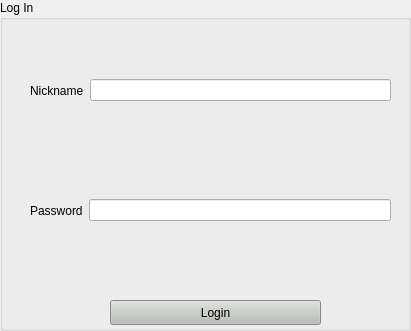
   <widget class="QGroupBox" name="LogInForm">
    <property name="geometry">
     <rect>
      <x>400</x>
      <y>80</y>
      <width>411</width>
      <height>331</height>
     </rect>
    </property>
    <property name="palette">
     <palette>
      <active>
       <colorrole role="Text">
        <brush brushstyle="SolidPattern">
         <color alpha="255">
          <red>0</red>
          <green>0</green>
          <blue>0</blue>
         </color>
        </brush>
       </colorrole>
       <colorrole role="PlaceholderText">
        <brush brushstyle="SolidPattern">
         <color alpha="128">
          <red>0</red>
          <green>0</green>
          <blue>0</blue>
         </color>
        </brush>
       </colorrole>
      </active>
      <inactive>
       <colorrole role="Text">
        <brush brushstyle="SolidPattern">
         <color alpha="255">
          <red>0</red>
          <green>0</green>
          <blue>0</blue>
         </color>
        </brush>
       </colorrole>
       <colorrole role="PlaceholderText">
        <brush brushstyle="SolidPattern">
         <color alpha="128">
          <red>0</red>
          <green>0</green>
          <blue>0</blue>
         </color>
        </brush>
       </colorrole>
      </inactive>
      <disabled>
       <colorrole role="Text">
        <brush brushstyle="SolidPattern">
         <color alpha="127">
          <red>255</red>
          <green>255</green>
          <blue>255</blue>
         </color>
        </brush>
       </colorrole>
       <colorrole role="PlaceholderText">
        <brush brushstyle="SolidPattern">
         <color alpha="128">
          <red>231</red>
          <green>231</green>
          <blue>231</blue>
         </color>
        </brush>
       </colorrole>
      </disabled>
     </palette>
    </property>
    <property name="layoutDirection">
     <enum>Qt::LeftToRight</enum>
    </property>
    <property name="styleSheet">
     <string notr="true">
font: italic 15pt &quot;Ubuntu Condensed&quot;
</string>
    </property>
    <property name="title">
     <string>Log In</string>
    </property>
    <widget class="QWidget" name="horizontalLayoutWidget">
     <property name="geometry">
      <rect>
       <x>30</x>
       <y>40</y>
       <width>361</width>
       <height>101</height>
      </rect>
     </property>
     <layout class="QHBoxLayout" name="horizontalLayout">
      <item>
       <widget class="QLabel" name="label">
        <property name="palette">
         <palette>
          <active>
           <colorrole role="WindowText">
            <brush brushstyle="SolidPattern">
             <color alpha="255">
              <red>0</red>
              <green>0</green>
              <blue>0</blue>
             </color>
            </brush>
           </colorrole>
           <colorrole role="Button">
            <brush brushstyle="SolidPattern">
             <color alpha="255">
              <red>0</red>
              <green>0</green>
              <blue>0</blue>
             </color>
            </brush>
           </colorrole>
           <colorrole role="Base">
            <brush brushstyle="SolidPattern">
             <color alpha="255">
              <red>0</red>
              <green>0</green>
              <blue>0</blue>
             </color>
            </brush>
           </colorrole>
           <colorrole role="Window">
            <brush brushstyle="SolidPattern">
             <color alpha="255">
              <red>0</red>
              <green>0</green>
              <blue>0</blue>
             </color>
            </brush>
           </colorrole>
          </active>
          <inactive>
           <colorrole role="WindowText">
            <brush brushstyle="SolidPattern">
             <color alpha="255">
              <red>0</red>
              <green>0</green>
              <blue>0</blue>
             </color>
            </brush>
           </colorrole>
           <colorrole role="Button">
            <brush brushstyle="SolidPattern">
             <color alpha="255">
              <red>0</red>
              <green>0</green>
              <blue>0</blue>
             </color>
            </brush>
           </colorrole>
           <colorrole role="Base">
            <brush brushstyle="SolidPattern">
             <color alpha="255">
              <red>0</red>
              <green>0</green>
              <blue>0</blue>
             </color>
            </brush>
           </colorrole>
           <colorrole role="Window">
            <brush brushstyle="SolidPattern">
             <color alpha="255">
              <red>0</red>
              <green>0</green>
              <blue>0</blue>
             </color>
            </brush>
           </colorrole>
          </inactive>
          <disabled>
           <colorrole role="WindowText">
            <brush brushstyle="SolidPattern">
             <color alpha="127">
              <red>255</red>
              <green>255</green>
              <blue>255</blue>
             </color>
            </brush>
           </colorrole>
           <colorrole role="Button">
            <brush brushstyle="SolidPattern">
             <color alpha="255">
              <red>0</red>
              <green>0</green>
              <blue>0</blue>
             </color>
            </brush>
           </colorrole>
           <colorrole role="Base">
            <brush brushstyle="SolidPattern">
             <color alpha="255">
              <red>0</red>
              <green>0</green>
              <blue>0</blue>
             </color>
            </brush>
           </colorrole>
           <colorrole role="Window">
            <brush brushstyle="SolidPattern">
             <color alpha="255">
              <red>0</red>
              <green>0</green>
              <blue>0</blue>
             </color>
            </brush>
           </colorrole>
          </disabled>
         </palette>
        </property>
        <property name="styleSheet">
         <string notr="true">#label{
font: italic 11pt &quot;Ubuntu Condensed&quot;;

}</string>
        </property>
        <property name="text">
         <string>Nickname</string>
        </property>
       </widget>
      </item>
      <item>
       <widget class="QLineEdit" name="usernameLogin">
        <property name="layoutDirection">
         <enum>Qt::RightToLeft</enum>
        </property>
        <property name="styleSheet">
         <string notr="true">#label_nickname {
background: rgb(186, 189, 182);
}</string>
        </property>
        <property name="alignment">
         <set>Qt::AlignRight|Qt::AlignTrailing|Qt::AlignVCenter</set>
        </property>
       </widget>
      </item>
     </layout>
    </widget>
    <widget class="QWidget" name="horizontalLayoutWidget_2">
     <property name="geometry">
      <rect>
       <x>30</x>
       <y>160</y>
       <width>361</width>
       <height>101</height>
      </rect>
     </property>
     <layout class="QHBoxLayout" name="horizontalLayout_2">
      <item>
       <widget class="QLabel" name="label_2">
        <property name="palette">
         <palette>
          <active>
           <colorrole role="WindowText">
            <brush brushstyle="SolidPattern">
             <color alpha="255">
              <red>0</red>
              <green>0</green>
              <blue>0</blue>
             </color>
            </brush>
           </colorrole>
           <colorrole role="Button">
            <brush brushstyle="SolidPattern">
             <color alpha="255">
              <red>0</red>
              <green>0</green>
              <blue>0</blue>
             </color>
            </brush>
           </colorrole>
           <colorrole role="Base">
            <brush brushstyle="SolidPattern">
             <color alpha="255">
              <red>0</red>
              <green>0</green>
              <blue>0</blue>
             </color>
            </brush>
           </colorrole>
           <colorrole role="Window">
            <brush brushstyle="SolidPattern">
             <color alpha="255">
              <red>0</red>
              <green>0</green>
              <blue>0</blue>
             </color>
            </brush>
           </colorrole>
          </active>
          <inactive>
           <colorrole role="WindowText">
            <brush brushstyle="SolidPattern">
             <color alpha="255">
              <red>0</red>
              <green>0</green>
              <blue>0</blue>
             </color>
            </brush>
           </colorrole>
           <colorrole role="Button">
            <brush brushstyle="SolidPattern">
             <color alpha="255">
              <red>0</red>
              <green>0</green>
              <blue>0</blue>
             </color>
            </brush>
           </colorrole>
           <colorrole role="Base">
            <brush brushstyle="SolidPattern">
             <color alpha="255">
              <red>0</red>
              <green>0</green>
              <blue>0</blue>
             </color>
            </brush>
           </colorrole>
           <colorrole role="Window">
            <brush brushstyle="SolidPattern">
             <color alpha="255">
              <red>0</red>
              <green>0</green>
              <blue>0</blue>
             </color>
            </brush>
           </colorrole>
          </inactive>
          <disabled>
           <colorrole role="WindowText">
            <brush brushstyle="SolidPattern">
             <color alpha="127">
              <red>255</red>
              <green>255</green>
              <blue>255</blue>
             </color>
            </brush>
           </colorrole>
           <colorrole role="Button">
            <brush brushstyle="SolidPattern">
             <color alpha="255">
              <red>0</red>
              <green>0</green>
              <blue>0</blue>
             </color>
            </brush>
           </colorrole>
           <colorrole role="Base">
            <brush brushstyle="SolidPattern">
             <color alpha="255">
              <red>0</red>
              <green>0</green>
              <blue>0</blue>
             </color>
            </brush>
           </colorrole>
           <colorrole role="Window">
            <brush brushstyle="SolidPattern">
             <color alpha="255">
              <red>0</red>
              <green>0</green>
              <blue>0</blue>
             </color>
            </brush>
           </colorrole>
          </disabled>
         </palette>
        </property>
        <property name="styleSheet">
         <string notr="true">font: italic 11pt &quot;Ubuntu Condensed&quot;;</string>
        </property>
        <property name="text">
         <string>Password</string>
        </property>
       </widget>
      </item>
      <item>
       <widget class="QLineEdit" name="passwordLogin">
        <property name="styleSheet">
         <string notr="true">#label_password {
background: rgb(186, 189, 182);
}</string>
        </property>
        <property name="echoMode">
         <enum>QLineEdit::Password</enum>
        </property>
        <property name="alignment">
         <set>Qt::AlignRight|Qt::AlignTrailing|Qt::AlignVCenter</set>
        </property>
       </widget>
      </item>
     </layout>
    </widget>
    <widget class="QPushButton" name="Login">
     <property name="geometry">
      <rect>
       <x>110</x>
       <y>300</y>
       <width>211</width>
       <height>25</height>
      </rect>
     </property>
     <property name="palette">
      <palette>
       <active>
        <colorrole role="WindowText">
         <brush brushstyle="SolidPattern">
          <color alpha="255">
           <red>0</red>
           <green>0</green>
           <blue>0</blue>
          </color>
         </brush>
        </colorrole>
        <colorrole role="Button">
         <brush brushstyle="SolidPattern">
          <color alpha="255">
           <red>186</red>
           <green>189</green>
           <blue>182</blue>
          </color>
         </brush>
        </colorrole>
        <colorrole role="Text">
         <brush brushstyle="SolidPattern">
          <color alpha="255">
           <red>0</red>
           <green>0</green>
           <blue>0</blue>
          </color>
         </brush>
        </colorrole>
        <colorrole role="ButtonText">
         <brush brushstyle="SolidPattern">
          <color alpha="255">
           <red>0</red>
           <green>0</green>
           <blue>0</blue>
          </color>
         </brush>
        </colorrole>
        <colorrole role="Base">
         <brush brushstyle="SolidPattern">
          <color alpha="255">
           <red>186</red>
           <green>189</green>
           <blue>182</blue>
          </color>
         </brush>
        </colorrole>
        <colorrole role="Window">
         <brush brushstyle="SolidPattern">
          <color alpha="255">
           <red>186</red>
           <green>189</green>
           <blue>182</blue>
          </color>
         </brush>
        </colorrole>
        <colorrole role="PlaceholderText">
         <brush brushstyle="SolidPattern">
          <color alpha="128">
           <red>0</red>
           <green>0</green>
           <blue>0</blue>
          </color>
         </brush>
        </colorrole>
       </active>
       <inactive>
        <colorrole role="WindowText">
         <brush brushstyle="SolidPattern">
          <color alpha="255">
           <red>0</red>
           <green>0</green>
           <blue>0</blue>
          </color>
         </brush>
        </colorrole>
        <colorrole role="Button">
         <brush brushstyle="SolidPattern">
          <color alpha="255">
           <red>186</red>
           <green>189</green>
           <blue>182</blue>
          </color>
         </brush>
        </colorrole>
        <colorrole role="Text">
         <brush brushstyle="SolidPattern">
          <color alpha="255">
           <red>0</red>
           <green>0</green>
           <blue>0</blue>
          </color>
         </brush>
        </colorrole>
        <colorrole role="ButtonText">
         <brush brushstyle="SolidPattern">
          <color alpha="255">
           <red>0</red>
           <green>0</green>
           <blue>0</blue>
          </color>
         </brush>
        </colorrole>
        <colorrole role="Base">
         <brush brushstyle="SolidPattern">
          <color alpha="255">
           <red>186</red>
           <green>189</green>
           <blue>182</blue>
          </color>
         </brush>
        </colorrole>
        <colorrole role="Window">
         <brush brushstyle="SolidPattern">
          <color alpha="255">
           <red>186</red>
           <green>189</green>
           <blue>182</blue>
          </color>
         </brush>
        </colorrole>
        <colorrole role="PlaceholderText">
         <brush brushstyle="SolidPattern">
          <color alpha="128">
           <red>0</red>
           <green>0</green>
           <blue>0</blue>
          </color>
         </brush>
        </colorrole>
       </inactive>
       <disabled>
        <colorrole role="WindowText">
         <brush brushstyle="SolidPattern">
          <color alpha="127">
           <red>255</red>
           <green>255</green>
           <blue>255</blue>
          </color>
         </brush>
        </colorrole>
        <colorrole role="Button">
         <brush brushstyle="SolidPattern">
          <color alpha="255">
           <red>186</red>
           <green>189</green>
           <blue>182</blue>
          </color>
         </brush>
        </colorrole>
        <colorrole role="Text">
         <brush brushstyle="SolidPattern">
          <color alpha="127">
           <red>255</red>
           <green>255</green>
           <blue>255</blue>
          </color>
         </brush>
        </colorrole>
        <colorrole role="ButtonText">
         <brush brushstyle="SolidPattern">
          <color alpha="127">
           <red>255</red>
           <green>255</green>
           <blue>255</blue>
          </color>
         </brush>
        </colorrole>
        <colorrole role="Base">
         <brush brushstyle="SolidPattern">
          <color alpha="255">
           <red>186</red>
           <green>189</green>
           <blue>182</blue>
          </color>
         </brush>
        </colorrole>
        <colorrole role="Window">
         <brush brushstyle="SolidPattern">
          <color alpha="255">
           <red>186</red>
           <green>189</green>
           <blue>182</blue>
          </color>
         </brush>
        </colorrole>
        <colorrole role="PlaceholderText">
         <brush brushstyle="SolidPattern">
          <color alpha="128">
           <red>231</red>
           <green>231</green>
           <blue>231</blue>
          </color>
         </brush>
        </colorrole>
       </disabled>
      </palette>
     </property>
     <property name="layoutDirection">
      <enum>Qt::LeftToRight</enum>
     </property>
     <property name="styleSheet">
      <string notr="true">#pushButton{
background: rgb(186, 189, 182);
font: italic 11pt &quot;Ubuntu Condensed&quot;;
}</string>
     </property>
     <property name="text">
      <string>Login</string>
     </property>
    </widget>
   </widget>
